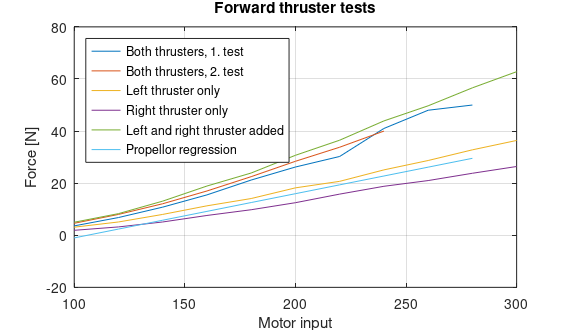
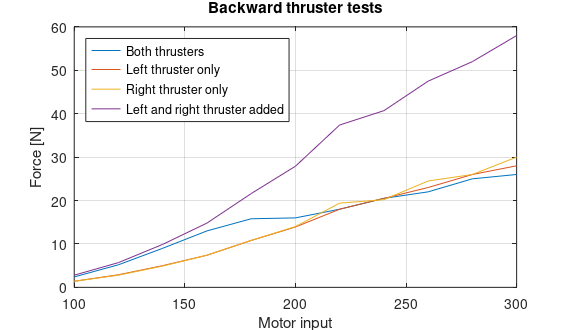

These charts were generated, in order, by the following MATLAB code:
%%%%%%%%%%%%%%%%%%%%%%%%%%%%%%
%%% parameters for fitting %%%
%%%%%%%%%%%%%%%%%%%%%%%%%%%%%%

%%% Function to fit for propellor %%%
% n,sign(n) .* K_t * rho * D.^4 .* n.^2

%%% Propellor parameters %%%
rho = 1000;
D = 45*10^-3;
n = [100 120 140 160 180 200 220 240 260 280 300];
K_t = 0.16;

%%% Data to be plotted %%%
both_step1 = [100 120 140 160 180 200 220 240 260 280];
both_force1 = [3.6 6.8 10.8 15.5 21.2 26.2 30.25 41 48 50];

both_step2 = [100 120 140 160 180 200 220 240];
both_force2 = [4.6 8 12.1 17 22.5 28.4 33.8 40];

left_step = [100 120 140 160 180 200 220 240 260 280 300];
left_force = [3.1 5.1 8 11.3 14.1 18.2 20.7 25.1 28.7 32.8 36.4];

right_step = [100 120 140 160 180 200 220 240 260 280 300];
right_force = [1.9 3.2 5.1 7.6 9.8 12.5 15.8 18.8 21 23.8 26.4];

both_back_step = [100 120 140 160 180 200 220 240 260 280 300];
both_back_force = [2.4 5.2 9 13 15.8 16 18 20.5 22 25 26];

left_back_step = [100 120 140 160 180 200 220 240 260 280 300];
left_back_force = [1.4 2.9 5 7.4 10.8 13.9 18 20.5 23 26 28];

right_back_step = [100 120 140 160 180 200 220 240 260 280 300];
right_back_force = [1.4 2.8 4.9 7.4 10.8 14 19.4 20.2 24.5 26 30];

forward=figure(1)
%set(gcf,'Visible','off'); % Hides the matlab plot because it is ugly
set(gcf,'paperunits','centimeters')
set(gcf,'papersize',[13,8]) % Desired outer dimensions of figure
set(gcf,'paperposition',[-0.5,0,14.5,8.4]) % Place plot on figure
plot(both_step1,both_force1,both_step2,both_force2,left_step,left_force,right_step,right_force,left_step,left_force+right_force,both_step1,both_step1*0.1698-18);
grid on
xlabel('Motor input')
ylabel('Force [N]')
legend('Both thrusters, 1. test','Both thrusters, 2. test','Left thruster only','Right thruster only','Left and right thruster added','Propellor regression','Location','NorthWest')
title('Forward thruster tests')
% TODO sammenlign nogle regresionskurver, bestem fejl vurder ud derfra hvad
% der er bedst

rho = 1000;
D = 45*10^-3;
n = [100 120 140 160 180 200 220 240 260 280 300];
K_t = 0.09;

backward=figure(2)
%set(gcf,'Visible','off'); % Hides the matlab plot because it is ugly
set(gcf,'paperunits','centimeters')
set(gcf,'papersize',[13,8]) % Desired outer dimensions of figure
set(gcf,'paperposition',[-0.5,0,14.5,8.4]) % Place plot on figure
plot(both_back_step,both_back_force,left_back_step,left_back_force,right_back_step,right_back_force,left_back_step,left_back_force+right_back_force);
grid on
xlabel('Motor input')
ylabel('Force [N]')
legend('Both thrusters','Left thruster only','Right thruster only','Left and right thruster added','Propellor regression','Location','NorthWest')
title('Backward thruster tests')

saveas(forward,'forwardthrust.pdf')
saveas(backward,'backthrust.pdf')

R_1_1order = 0.9824
RMSE = 2.3626
R_1_2order = 0.9906
RMSE = 1.8414
R_2_1order = 0.9929
RMSE = 1.1513
R_2_2order = 0.9994
RMSE= 0.3638
